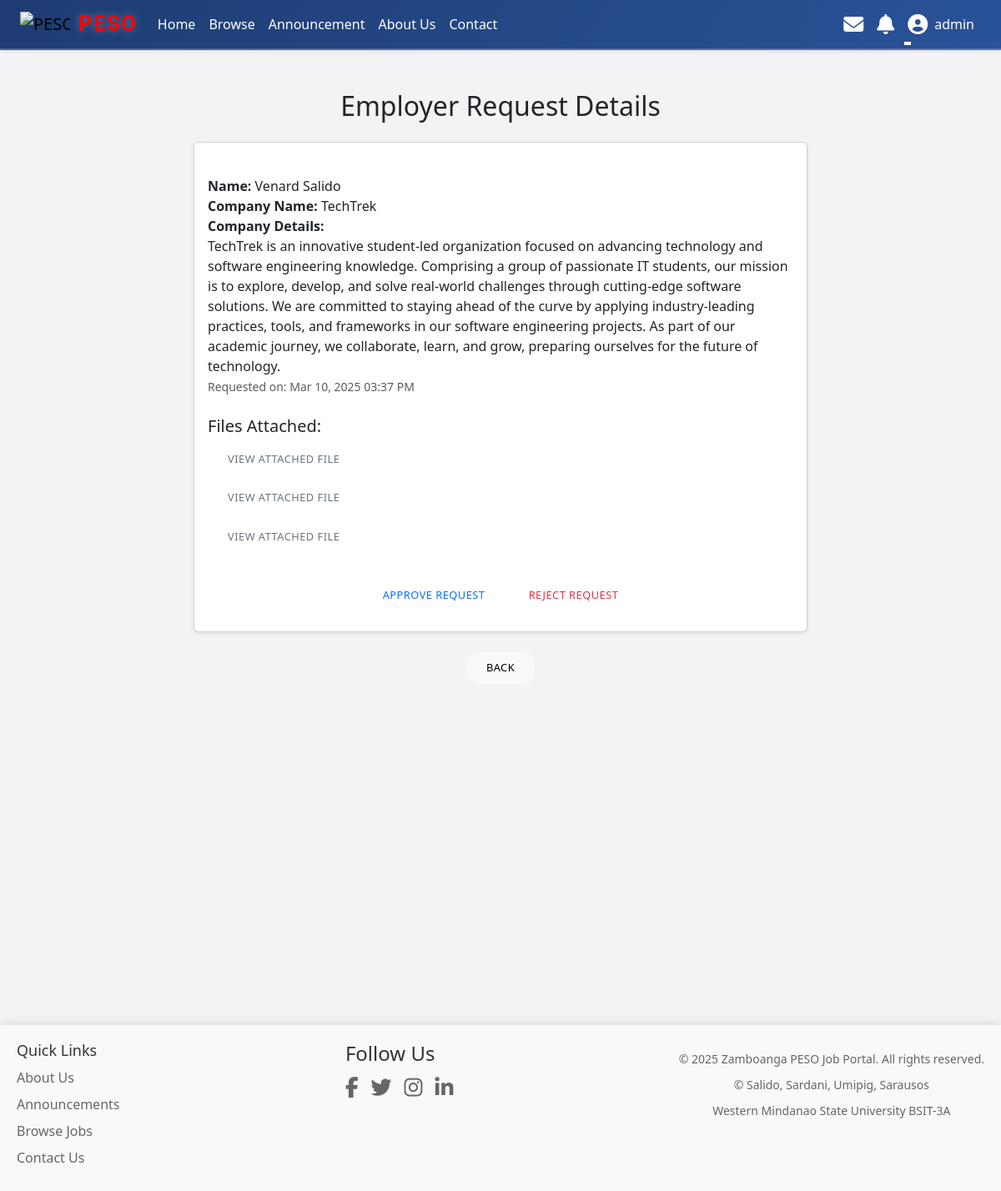
/admin/employer_approval.php?id=40 (signed in), run on the app's committed database.
### tables this page shows
CREATE TABLE `employer_requests` (
  `id` int(11) NOT NULL,
  `user_id` int(11) NOT NULL,
  `request_message` text NOT NULL,
  `proof_file` varchar(255) NOT NULL,
  `status` enum('pending','approved','rejected') DEFAULT 'pending',
  `remark` text DEFAULT NULL,
  `created_at` timestamp NOT NULL DEFAULT current_timestamp(),
  `company_name` varchar(255) NOT NULL
);

CREATE TABLE `users` (
  `id` int(11) NOT NULL,
  `email` varchar(100) NOT NULL,
  `password` varchar(255) NOT NULL,
  `role` enum('admin','user','employer') DEFAULT 'user',
  `created_at` timestamp NOT NULL DEFAULT current_timestamp(),
  `username` varchar(50) NOT NULL,
  `first_name` varchar(50) NOT NULL,
  `middle_name` varchar(50) DEFAULT NULL,
  `last_name` varchar(50) NOT NULL,
  `ext_name` varchar(10) DEFAULT NULL,
  `gender` enum('Male','Female','Non-Binary','LGBTQ+','Other') DEFAULT NULL,
  `birth_date` date DEFAULT NULL,
  `age` int(11) DEFAULT NULL,
  `phone_number` varchar(20) DEFAULT NULL,
  `place_of_birth` varchar(100) DEFAULT NULL,
  `civil_status` enum('Single','Married','Divorced','Widowed') DEFAULT NULL,
  `zip_code` varchar(10) DEFAULT NULL,
  `street_address` varchar(255) DEFAULT NULL,
  `barangay` varchar(100) DEFAULT NULL,
  `city` varchar(100) DEFAULT NULL,
  `education_level` varchar(50) DEFAULT NULL,
  `completion_year` int(11) DEFAULT NULL,
  `school_name` varchar(255) DEFAULT NULL,
  `inclusive_years` varchar(50) DEFAULT NULL,
  `uploaded_file` varchar(255) DEFAULT NULL,
  `caption` varchar(255) DEFAULT NULL,
  `work_experience` text DEFAULT NULL,
  `skills` text DEFAULT NULL,
  `linkedin_profile` varchar(255) DEFAULT NULL,
  `portfolio_url` varchar(255) DEFAULT NULL,
  `resume_file` varchar(255) DEFAULT NULL,
  `cover_photo` varchar(255) DEFAULT NULL,
  `verification_token` varchar(32) DEFAULT NULL,
  `is_verified` int(11) DEFAULT 0
);

CREATE TABLE `employer_request_proofs` (
  `id` int(11) NOT NULL,
  `request_id` int(11) NOT NULL,
  `file_path` varchar(255) NOT NULL,
  `created_at` timestamp NOT NULL DEFAULT current_timestamp()
);

### admin/employer_approval.php (the view, shortened to what this page needs)
<?php
include '../includes/header.php';
$request_id = isset($_GET['id']) ? (int)$_GET['id'] : 0;
$query = "SELECT er.*, u.first_name, u.last_name FROM employer_requests er
          JOIN users u ON er.user_id = u.id
          WHERE er.id = ?";
$stmt = $conn->prepare($query);
$stmt->bind_param("i", $request_id);
$stmt->execute();
$request_result = $stmt->get_result();
$request = $request_result->fetch_assoc();
?>
<div class="container py-5">
    <h2 class="text-center mb-4">Employer Request Details</h2>
    <div class="row justify-content-center">
        <div class="col-lg-8 col-md-10">
            <div class="card shadow-sm">
                <div class="card-body">
                    <div class="mb-4 mt-4">
                        <div><strong>Name:</strong> <?= htmlspecialchars($request['first_name']) ?> <?= htmlspecialchars($request['last_name']) ?></div>
                        <div><strong>Company Name:</strong> <?= htmlspecialchars($request['company_name']) ?></div>
                        <div><strong>Company Details:</strong>
                            <p class="mb-0"><?= nl2br(htmlspecialchars($request['request_message'])) ?></p>
                        </div>
                        <div><small class="text-muted">Requested on: <?= date('M d, Y h:i A', strtotime($request['created_at'])) ?></small></div>
                    </div>
                    <div class="mb-4">
                        <h5>Files Attached:</h5>
                        <?php
                        $proof_query = "SELECT * FROM employer_request_proofs WHERE request_id = ?";
                        $proof_stmt = $conn->prepare($proof_query);
                        $proof_stmt->bind_param("i", $request['id']);
                        $proof_stmt->execute();
                        $proof_result = $proof_stmt->get_result();
                        if ($proof_result->num_rows > 0) {
                            while ($proof = $proof_result->fetch_assoc()) {
                                echo '<a href="' . htmlspecialchars($proof['file_path']) . '" target="_blank" class="btn btn-outline-secondary btn-sm mb-2">View Attached File</a><br>';
                            }
                        } else {
                            echo '<span>No additional proof files available.</span>';
                        }
                        ?>
                    </div>
                    <div class="text-center">
                        <?php if ($request['status'] == 'pending'): ?>
                            <button data-request-id="<?= $request['id'] ?>" class="btn btn-outline-primary btn-approve mb-2">Approve Request</button>
                            <button data-request-id="<?= $request['id'] ?>" class="btn btn-outline-danger btn-reject mb-2">Reject Request</button>
                        <?php elseif ($request['status'] == 'accepted'): ?>
                            <button class="btn btn-success" disabled>Request Accepted</button>
                        <?php elseif ($request['status'] == 'rejected'): ?>
                            <button class="btn btn-danger" disabled>Request Rejected</button>
                        <?php endif; ?>
                        </div>
                </div>
            </div>
        </div>
    </div>
    <div class="text-center mt-4">
        <a href="javascript:history.back()" class="btn btn-light">Back</a>
    </div>
</div>
<?php include '../includes/footer.php'; ?>

### assets/header.css (style rules this page uses)
* { margin: 0; padding: 0; box-sizing: border-box; }
body { padding-top: 60px; }
.shadow-sm { box-shadow: 0 4px 6px rgba(0, 0, 0, 0.05); }
.btn { font-size: 0.8rem; padding: 0.6rem 1.5rem; border: none; border-radius: 15px; cursor: pointer; transition: all 0.3s ease; text-transform: uppercase; font-weight: 500; letter-spacing: 0.5px; }

### admin/employer_approval.php (style rules this page uses)
body { background-color: #f1f3f5 !important; }

### includes/footer.php (style rules this page uses)
html, body { height: 100%; margin: 0; }

### data on the page
employer_requests: user.first_name "Venard", user.last_name "Salido", company_name "TechTrek", request_message "TechTrek is an innovative student-led organization focused on advancing technology and software engineering knowledge. Comprising a group of passionate IT students, our mission is to explore, develop, and solve real-world challenges through cutting-edge software solutions. We are committed to staying ahead of the curve by applying industry-leading practices, tools, and frameworks in our software engineering projects. As part of our academic journey, we collaborate, learn, and grow, preparing ourselves for the future of technology.", created_at "Mar 10, 2025 03:37 PM"

### other printed values
$_SESSION['username'] "admin"
